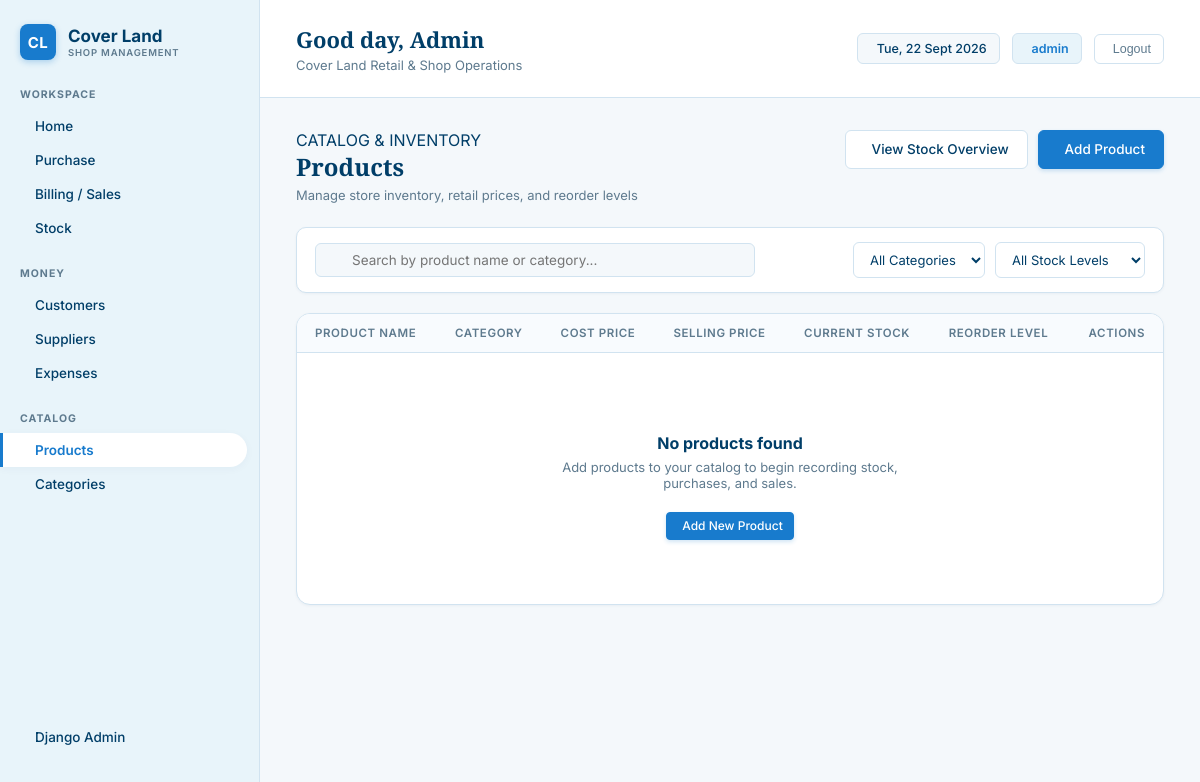
The page /products/ (signed in) on the database as committed earlier.
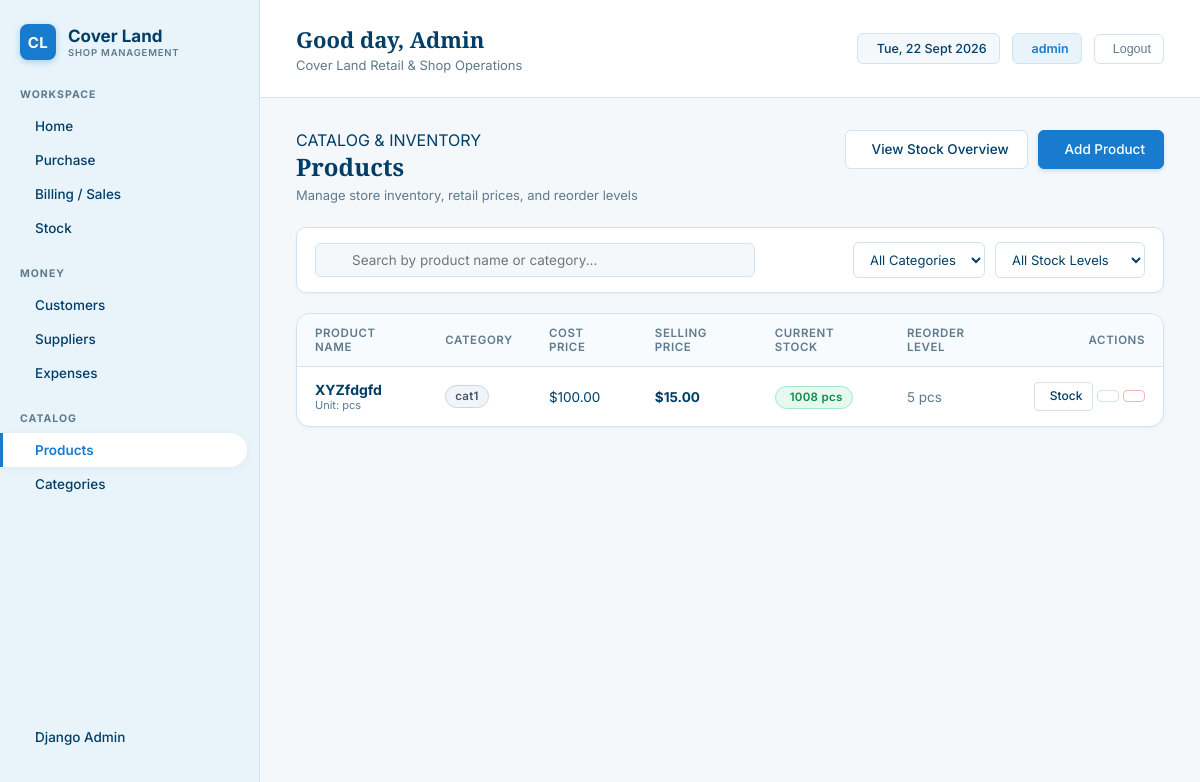
The same page on the database as committed later.
### superadmin/models.py (models this page shows, shortened)
class Product(models.Model):
    name = models.CharField(max_length=200)
    category = models.ForeignKey(Category, on_delete=models.CASCADE, related_name='products')
    cost_price = models.DecimalField(max_digits=10, decimal_places=2, default=0.00)
    selling_price = models.DecimalField(max_digits=10, decimal_places=2, default=0.00)
    stock_quantity = models.IntegerField(default=0)
    reorder_level = models.IntegerField(default=5)
    unit = models.CharField(max_length=20, default='pcs', blank=True)
    @property
    def is_low_stock(self):
        return self.stock_quantity <= self.reorder_level
    @property
    def is_out_of_stock(self):
        return self.stock_quantity <= 0
    class Meta:
        ordering = ['name']

class Category(models.Model):
    name = models.CharField(max_length=100)
    description = models.TextField(blank=True, null=True)
    class Meta:
        verbose_name_plural = "Categories"
        ordering = ['name']

### superadmin/views/products.py (the view)
# urls.py: path('products/', views.ProductListView.as_view(), name='product_list'),
class ProductListView(LoginRequiredMixin, ListView):
    model = Product
    template_name = 'products/product_list.html'
    context_object_name = 'products'
    paginate_by = 10
    def get_queryset(self):
        qs = Product.objects.select_related('category').order_by('name')
        query = self.request.GET.get('q', '').strip()
        category_id = self.request.GET.get('category')
        stock_filter = self.request.GET.get('stock_status')
        if query:
            qs = qs.filter(Q(name__icontains=query) | Q(category__name__icontains=query))
        if category_id:
            qs = qs.filter(category_id=category_id)
        if stock_filter == 'low':
            qs = qs.filter(stock_quantity__lte=F('reorder_level'), stock_quantity__gt=0)
        elif stock_filter == 'out':
            qs = qs.filter(stock_quantity__lte=0)
        elif stock_filter == 'in_stock':
            qs = qs.filter(stock_quantity__gt=F('reorder_level'))
        return qs
    def get_context_data(self, **kwargs):
        context = super().get_context_data(**kwargs)
        context['categories'] = Category.objects.all()
        context['search_query'] = self.request.GET.get('q', '')
        context['selected_category'] = self.request.GET.get('category', '')
        context['selected_stock_status'] = self.request.GET.get('stock_status', '')
        context['is_stock_view'] = False
        return context

### templates/products/product_list.html (shortened to what the changed rows need)
{% extends 'base.html' %}
{% block content %}
<div class="page-header">
    <div class="page-title-group">
        <h1>Products</h1>
    </div>
</div>
<div class="card">
    <div class="table-responsive">
        <table class="table">
            <thead>
                <tr>
                    <th>Product Name</th>
                    <th>Category</th>
                    <th>Cost Price</th>
                    <th>Selling Price</th>
                    <th>Current Stock</th>
                    <th>Reorder Level</th>
                    <th style="text-align: right;">Actions</th>
                </tr>
            </thead>
            <tbody>
                {% for product in products %}
                <tr>
                    <td>
                        <strong style="font-size: 14px; color: var(--text-primary);">{{ product.name }}</strong>
                        <div style="font-size: 11px; color: var(--text-secondary);">Unit: {{ product.unit }}</div>
                    </td>
                    <td>
                        <span class="badge badge-neutral">{{ product.category.name }}</span>
                    </td>
                    <td>${{ product.cost_price }}</td>
                    <td><strong>${{ product.selling_price }}</strong></td>
                    <td>
                        {% if product.is_out_of_stock %}
                            <span class="badge badge-danger">
                                <i class="ph-bold ph-x-circle"></i> Out of Stock (0)
                            </span>
                        {% elif product.is_low_stock %}
                            <span class="badge badge-warning">
                                <i class="ph-bold ph-warning"></i> Low Stock ({{ product.stock_quantity }})
                            </span>
                        {% else %}
                            <span class="badge badge-success">
                                 {{ product.stock_quantity }} {{ product.unit }}
                            </span>
                        {% endif %}
                    </td>
                    <td>
                        <span style="color: var(--text-secondary);">{{ product.reorder_level }} {{ product.unit }}</span>
                    </td>
                    <td class="actions-cell">
                        <a href="{% url 'stock_adjust' product.pk %}" class="btn btn-secondary btn-sm" title="Quick Adjust Stock">
                             Stock
                        </a>
                        <a href="{% url 'product_update' product.pk %}" class="btn btn-secondary btn-sm" title="Edit Product">
                        </a>
                        <a href="{% url 'product_delete' product.pk %}" class="btn btn-outline-danger btn-sm" title="Delete Product">
                        </a>
                    </td>
                </tr>
                {% empty %}
                <tr>
                    <td colspan="7">
                        <div class="empty-state">
                            <h3>No products found</h3>
                            <p>Add products to your catalog to begin recording stock, purchases, and sales.</p>
                            <a href="{% url 'product_create' %}" class="btn btn-primary btn-sm">
                                 Add New Product
                            </a>
                        </div>
                    </td>
                </tr>
                {% endfor %}
            </tbody>
        </table>
    </div>
</div>
{% endblock %}

Rows that differ between the two databases and show on the page:
added Product: name "XYZfdgfd", unit "pcs", category.name "cat1", cost_price "100.00", selling_price "15.00", stock_quantity "1008", reorder_level "5"
Other text that changed with them:
text no longer shown: "No products found Add products to your catalog to begin recording stock, purchases, and sales. Add New Product"
